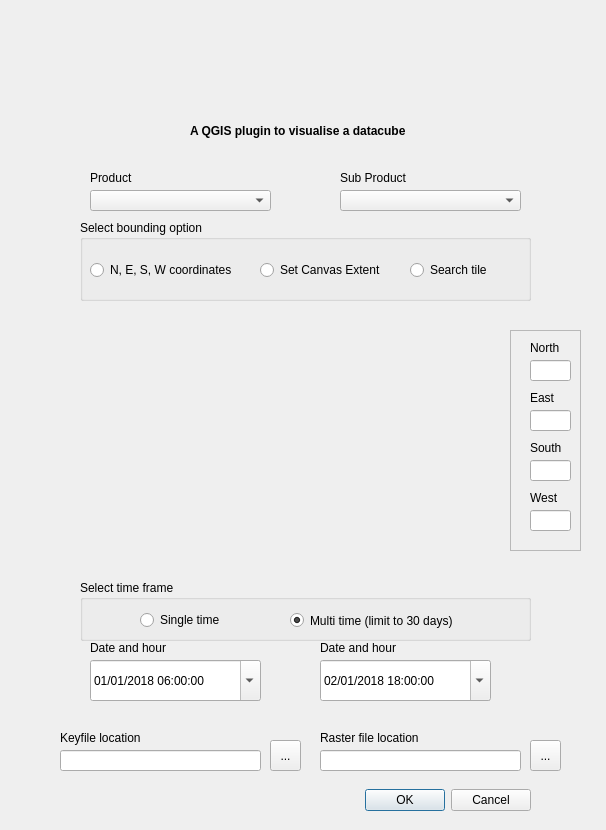
<?xml version="1.0" encoding="UTF-8"?>
<ui version="4.0">
 <class>Dialog</class>
 <widget class="QDialog" name="Dialog">
  <property name="windowModality">
   <enum>Qt::ApplicationModal</enum>
  </property>
  <property name="geometry">
   <rect>
    <x>0</x>
    <y>0</y>
    <width>606</width>
    <height>830</height>
   </rect>
  </property>
  <property name="windowTitle">
   <string>Dialog</string>
  </property>
  <widget class="QDialogButtonBox" name="buttonBox">
   <property name="geometry">
    <rect>
     <x>330</x>
     <y>760</y>
     <width>201</width>
     <height>81</height>
    </rect>
   </property>
   <property name="orientation">
    <enum>Qt::Horizontal</enum>
   </property>
   <property name="standardButtons">
    <set>QDialogButtonBox::Cancel|QDialogButtonBox::Ok</set>
   </property>
  </widget>
  <widget class="QLabel" name="product_label">
   <property name="geometry">
    <rect>
     <x>90</x>
     <y>170</y>
     <width>55</width>
     <height>16</height>
    </rect>
   </property>
   <property name="text">
    <string>Product</string>
   </property>
  </widget>
  <widget class="QLabel" name="label_2">
   <property name="geometry">
    <rect>
     <x>340</x>
     <y>170</y>
     <width>91</width>
     <height>16</height>
    </rect>
   </property>
   <property name="text">
    <string>Sub Product</string>
   </property>
  </widget>
  <widget class="QToolButton" name="btn_browse_keyfile">
   <property name="geometry">
    <rect>
     <x>270</x>
     <y>740</y>
     <width>31</width>
     <height>31</height>
    </rect>
   </property>
   <property name="text">
    <string>...</string>
   </property>
  </widget>
  <widget class="QLabel" name="label">
   <property name="geometry">
    <rect>
     <x>60</x>
     <y>730</y>
     <width>121</width>
     <height>16</height>
    </rect>
   </property>
   <property name="text">
    <string>Keyfile location</string>
   </property>
  </widget>
  <widget class="QLineEdit" name="lineEdit">
   <property name="geometry">
    <rect>
     <x>60</x>
     <y>750</y>
     <width>201</width>
     <height>21</height>
    </rect>
   </property>
  </widget>
  <widget class="QComboBox" name="products_comboBox">
   <property name="geometry">
    <rect>
     <x>90</x>
     <y>190</y>
     <width>181</width>
     <height>21</height>
    </rect>
   </property>
   <property name="focusPolicy">
    <enum>Qt::WheelFocus</enum>
   </property>
   <property name="contextMenuPolicy">
    <enum>Qt::ActionsContextMenu</enum>
   </property>
   <property name="currentText">
    <string/>
   </property>
   <property name="currentIndex">
    <number>-1</number>
   </property>
  </widget>
  <widget class="QComboBox" name="subproducts_comboBox">
   <property name="geometry">
    <rect>
     <x>340</x>
     <y>190</y>
     <width>181</width>
     <height>21</height>
    </rect>
   </property>
  </widget>
  <widget class="QDateTimeEdit" name="dateTimeEdit_1">
   <property name="geometry">
    <rect>
     <x>90</x>
     <y>660</y>
     <width>171</width>
     <height>41</height>
    </rect>
   </property>
   <property name="dateTime">
    <datetime>
     <hour>6</hour>
     <minute>0</minute>
     <second>0</second>
     <year>2018</year>
     <month>1</month>
     <day>1</day>
    </datetime>
   </property>
   <property name="maximumDateTime">
    <datetime>
     <hour>23</hour>
     <minute>59</minute>
     <second>59</second>
     <year>2019</year>
     <month>7</month>
     <day>31</day>
    </datetime>
   </property>
   <property name="minimumDateTime">
    <datetime>
     <hour>0</hour>
     <minute>0</minute>
     <second>0</second>
     <year>2000</year>
     <month>1</month>
     <day>1</day>
    </datetime>
   </property>
   <property name="currentSection">
    <enum>QDateTimeEdit::DaySection</enum>
   </property>
   <property name="displayFormat">
    <string>dd/MM/yyyy HH:00:00</string>
   </property>
   <property name="calendarPopup">
    <bool>true</bool>
   </property>
  </widget>
  <widget class="QLabel" name="label_3">
   <property name="geometry">
    <rect>
     <x>90</x>
     <y>640</y>
     <width>91</width>
     <height>16</height>
    </rect>
   </property>
   <property name="text">
    <string>Date and hour</string>
   </property>
  </widget>
  <widget class="QLabel" name="label_4">
   <property name="geometry">
    <rect>
     <x>320</x>
     <y>640</y>
     <width>91</width>
     <height>16</height>
    </rect>
   </property>
   <property name="text">
    <string>Date and hour</string>
   </property>
  </widget>
  <widget class="QDateTimeEdit" name="dateTimeEdit_2">
   <property name="geometry">
    <rect>
     <x>320</x>
     <y>660</y>
     <width>171</width>
     <height>41</height>
    </rect>
   </property>
   <property name="dateTime">
    <datetime>
     <hour>18</hour>
     <minute>0</minute>
     <second>0</second>
     <year>2018</year>
     <month>1</month>
     <day>2</day>
    </datetime>
   </property>
   <property name="maximumDateTime">
    <datetime>
     <hour>23</hour>
     <minute>59</minute>
     <second>59</second>
     <year>2019</year>
     <month>7</month>
     <day>31</day>
    </datetime>
   </property>
   <property name="minimumDateTime">
    <datetime>
     <hour>0</hour>
     <minute>0</minute>
     <second>0</second>
     <year>2000</year>
     <month>1</month>
     <day>1</day>
    </datetime>
   </property>
   <property name="currentSection">
    <enum>QDateTimeEdit::DaySection</enum>
   </property>
   <property name="displayFormat">
    <string>dd/MM/yyyy HH:00:00</string>
   </property>
   <property name="calendarPopup">
    <bool>true</bool>
   </property>
  </widget>
  <widget class="QLabel" name="label_9">
   <property name="geometry">
    <rect>
     <x>80</x>
     <y>30</y>
     <width>401</width>
     <height>101</height>
    </rect>
   </property>
   <property name="text">
    <string/>
   </property>
   <property name="pixmap">
    <pixmap resource="resources.qrc">:/plugins/assimila_datacube/assimila_namelogo.png</pixmap>
   </property>
   <property name="scaledContents">
    <bool>true</bool>
   </property>
  </widget>
  <widget class="QLabel" name="Description">
   <property name="geometry">
    <rect>
     <x>190</x>
     <y>110</y>
     <width>291</width>
     <height>41</height>
    </rect>
   </property>
   <property name="font">
    <font>
     <pointsize>9</pointsize>
     <weight>75</weight>
     <bold>true</bold>
    </font>
   </property>
   <property name="text">
    <string>A QGIS plugin to visualise a datacube</string>
   </property>
  </widget>
  <widget class="QLabel" name="label_10">
   <property name="geometry">
    <rect>
     <x>320</x>
     <y>730</y>
     <width>121</width>
     <height>16</height>
    </rect>
   </property>
   <property name="text">
    <string>Raster file location</string>
   </property>
  </widget>
  <widget class="QLineEdit" name="lineEdit_2">
   <property name="geometry">
    <rect>
     <x>320</x>
     <y>750</y>
     <width>201</width>
     <height>21</height>
    </rect>
   </property>
  </widget>
  <widget class="QToolButton" name="btn_browse_rasterfile">
   <property name="geometry">
    <rect>
     <x>530</x>
     <y>740</y>
     <width>31</width>
     <height>31</height>
    </rect>
   </property>
   <property name="text">
    <string>...</string>
   </property>
  </widget>
  <widget class="QFrame" name="nesw_frame">
   <property name="enabled">
    <bool>true</bool>
   </property>
   <property name="geometry">
    <rect>
     <x>510</x>
     <y>330</y>
     <width>71</width>
     <height>221</height>
    </rect>
   </property>
   <property name="frameShape">
    <enum>QFrame::StyledPanel</enum>
   </property>
   <property name="frameShadow">
    <enum>QFrame::Raised</enum>
   </property>
   <widget class="QLabel" name="label_8">
    <property name="geometry">
     <rect>
      <x>20</x>
      <y>60</y>
      <width>91</width>
      <height>16</height>
     </rect>
    </property>
    <property name="text">
     <string>East</string>
    </property>
   </widget>
   <widget class="QLabel" name="label_5">
    <property name="geometry">
     <rect>
      <x>20</x>
      <y>10</y>
      <width>91</width>
      <height>16</height>
     </rect>
    </property>
    <property name="text">
     <string>North</string>
    </property>
   </widget>
   <widget class="QLabel" name="label_7">
    <property name="geometry">
     <rect>
      <x>20</x>
      <y>160</y>
      <width>91</width>
      <height>16</height>
     </rect>
    </property>
    <property name="text">
     <string>West</string>
    </property>
   </widget>
   <widget class="QLabel" name="label_6">
    <property name="geometry">
     <rect>
      <x>20</x>
      <y>110</y>
      <width>91</width>
      <height>16</height>
     </rect>
    </property>
    <property name="text">
     <string>South</string>
    </property>
   </widget>
   <widget class="QLineEdit" name="N_box">
    <property name="geometry">
     <rect>
      <x>20</x>
      <y>30</y>
      <width>41</width>
      <height>21</height>
     </rect>
    </property>
   </widget>
   <widget class="QLineEdit" name="S_box">
    <property name="geometry">
     <rect>
      <x>20</x>
      <y>130</y>
      <width>41</width>
      <height>21</height>
     </rect>
    </property>
   </widget>
   <widget class="QLineEdit" name="E_box">
    <property name="geometry">
     <rect>
      <x>20</x>
      <y>80</y>
      <width>41</width>
      <height>21</height>
     </rect>
    </property>
   </widget>
   <widget class="QLineEdit" name="W_box">
    <property name="geometry">
     <rect>
      <x>20</x>
      <y>180</y>
      <width>41</width>
      <height>21</height>
     </rect>
    </property>
   </widget>
  </widget>
  <widget class="QGroupBox" name="bounds_groupBox">
   <property name="geometry">
    <rect>
     <x>80</x>
     <y>220</y>
     <width>451</width>
     <height>81</height>
    </rect>
   </property>
   <property name="title">
    <string>Select bounding option</string>
   </property>
   <widget class="QRadioButton" name="nesw_radioButton">
    <property name="geometry">
     <rect>
      <x>10</x>
      <y>40</y>
      <width>171</width>
      <height>20</height>
     </rect>
    </property>
    <property name="text">
     <string>N, E, S, W coordinates</string>
    </property>
   </widget>
   <widget class="QRadioButton" name="set_canvas_radioButton">
    <property name="geometry">
     <rect>
      <x>180</x>
      <y>40</y>
      <width>141</width>
      <height>20</height>
     </rect>
    </property>
    <property name="text">
     <string>Set Canvas Extent</string>
    </property>
   </widget>
   <widget class="QRadioButton" name="search_tile_radioButton">
    <property name="geometry">
     <rect>
      <x>330</x>
      <y>40</y>
      <width>95</width>
      <height>20</height>
     </rect>
    </property>
    <property name="text">
     <string>Search tile</string>
    </property>
   </widget>
  </widget>
  <widget class="QGroupBox" name="time_groupBox">
   <property name="geometry">
    <rect>
     <x>80</x>
     <y>580</y>
     <width>451</width>
     <height>61</height>
    </rect>
   </property>
   <property name="title">
    <string>Select time frame</string>
   </property>
   <widget class="QRadioButton" name="single_radioButton">
    <property name="geometry">
     <rect>
      <x>60</x>
      <y>30</y>
      <width>95</width>
      <height>20</height>
     </rect>
    </property>
    <property name="text">
     <string>Single time</string>
    </property>
   </widget>
   <widget class="QRadioButton" name="multi_radioButton">
    <property name="geometry">
     <rect>
      <x>210</x>
      <y>30</y>
      <width>201</width>
      <height>21</height>
     </rect>
    </property>
    <property name="text">
     <string>Multi time (limit to 30 days)</string>
    </property>
    <property name="checked">
     <bool>true</bool>
    </property>
   </widget>
  </widget>
  <widget class="QWidget" name="QgsMapCanvas_wid" native="true">
   <property name="geometry">
    <rect>
     <x>30</x>
     <y>310</y>
     <width>471</width>
     <height>251</height>
    </rect>
   </property>
  </widget>
 </widget>
 <connections>
  <connection>
   <sender>buttonBox</sender>
   <signal>accepted()</signal>
   <receiver>Dialog</receiver>
   <slot>accept()</slot>
   <hints>
    <hint type="sourcelabel">
     <x>248</x>
     <y>254</y>
    </hint>
    <hint type="destinationlabel">
     <x>157</x>
     <y>274</y>
    </hint>
   </hints>
  </connection>
  <connection>
   <sender>buttonBox</sender>
   <signal>rejected()</signal>
   <receiver>Dialog</receiver>
   <slot>reject()</slot>
   <hints>
    <hint type="sourcelabel">
     <x>316</x>
     <y>260</y>
    </hint>
    <hint type="destinationlabel">
     <x>286</x>
     <y>274</y>
    </hint>
   </hints>
  </connection>
 </connections>
</ui>
